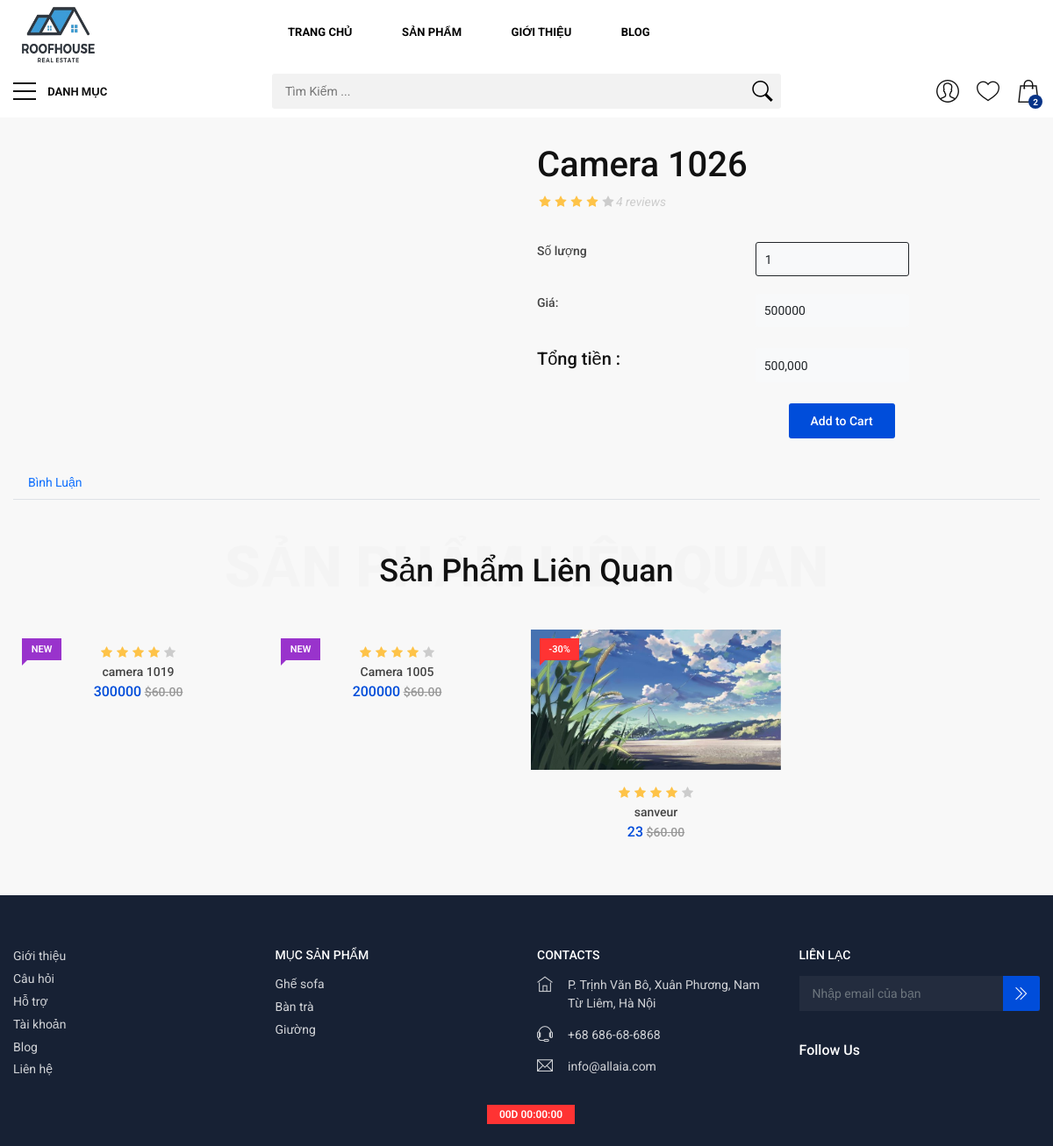
Screenshot of /index.php?act=spct&id=14 with the database file from the repository.
### tables this page shows
CREATE TABLE `sanpham` (
  `id` int(10) NOT NULL,
  `name` varchar(255) NOT NULL,
  `price` double(10,2) DEFAULT 0.00,
  `img` varchar(255) DEFAULT NULL,
  `mota` text DEFAULT NULL,
  `luotxem` int(10) NOT NULL DEFAULT 0,
  `iddm` int(10) NOT NULL
);

### model/pdo.php (called while the page is built, shortened)
<?php
function pdo_get_connection(){
    $servername = "localhost";
    $username = "root";
    $password = "";
    try {
        $conn = new PDO("mysql:host=$servername;dbname=du_an_1", $username, $password);
        $conn->setAttribute(PDO::ATTR_ERRMODE, PDO::ERRMODE_EXCEPTION);
        return $conn;
    } catch(PDOException $e) {
        echo "Connection failed: " . $e->getMessage();
    }
}
function pdo_query($sql){
    $sql_args=array_slice(func_get_args(),1);
    try{
        $conn=pdo_get_connection();
        $stmt=$conn->prepare($sql);
        $stmt->execute($sql_args);
        $rows=$stmt->fetchAll();
        return $rows;
    }
    catch(PDOException $e){
        throw $e;
    }
    finally{
        unset($conn);
    }
}
function pdo_query_one($sql){
    $sql_args=array_slice(func_get_args(),1);
    try{
        $conn=pdo_get_connection();
        $stmt=$conn->prepare($sql);
        $stmt->execute($sql_args);
        $row=$stmt->fetch(PDO::FETCH_ASSOC);
        return $row;
    }
    catch(PDOException $e){
        throw $e;
    }
    finally{
        unset($conn);
    }
}
?>

### model/sanpham.php (called while the page is built, shortened)
<?php
  function load_sanpham_cungloai($id,$iddm){
    $sql = "SELECT * FROM sanpham WHERE iddm=".$iddm." AND id <> ".$id;
    $listsanpham = pdo_query($sql);
    return $listsanpham;
  }
function loadspct($id) {
  $sql = "SELECT * FROM sanpham  where id=".$id;
  $spct = pdo_query_one($sql);
  return $spct;
}
?>

### view/chitietsanpham1.php (the view, shortened to what this page needs)
<div class="container margin_30">
	<div class="countdown_inner"> <div data-countdown="2020/05/15" class="countdown"></div>
	</div>
	<div class="row">
		<div class="col-lg-6 magnific-gallery">
			<p>
			</p>
		</div>
		<div class="col-lg-6" id="sidebar_fixed">
			<div class="prod_info">
				<h1><?= $spct['name'] ?></h1>
				<span class="rating"><i class="icon-star voted"></i><i class="icon-star voted"></i><i class="icon-star voted"></i><i class="icon-star voted"></i><i class="icon-star"></i><em>4 reviews</em></span>
				<div class="prod_options">
					<div class="row mb-1">
						<label class="col-xl-5 col-lg-5  col-md-6 col-6"><strong>Số lượng</strong></label>
						<div class="col-xl-4 col-lg-5 col-md-6 col-6">
							<div class="form-group">
								<input style="border: solid 1px ; background-color:#f8f9fa" onchange="calculateTotal()" type="number" id="quantity" class="form-control" value="1" min="1">
							</div>
						</div>
					</div>
				</div>
				<div class="row">
					<div class="col-xl-5 col-lg-5  col-md-6 col-6"><strong>Giá:</strong></div>
					<div class="col-xl-4 col-lg-5 col-md-6 col-6">
						<div class="price_main">
							<input style="border: none ; background-color:#f8f9fa" disabled class="form-control" id="price" value="<?= $spct['price'] ?>">
						</div>
					</div>
				</div>
			</div>
			<div class="row mt-4 product_actions">
				<div class="col-xl-5 col-lg-5  col-md-6 col-6">
					<h5>Tổng tiền :</h5>
				</div>
				<div class="col-xl-4 col-lg-5 col-md-6 col-6">
					<div class="price_main">
						<input style="border: none ; background-color:#f8f9fa" onchange="calculateTotal()" id="total" class="form-control" value="<?= number_format($spct['price'], 0, '.', ',') ?> " disabled>
					</div>
				</div>
				<div class="row mt-4">
					<div class="col-lg-6 col-md-6">
					</div>
					<div class="col-lg-6 col-md-6">
						<div class="btn_add_to_cart"><a href="#0" class="btn_1">Add to Cart</a></div>
					</div>
				</div>
			</div>
		</div>
	</div>
</div>
<div class="tabs_product">
	<div class="container">
		<ul class="nav nav-tabs" role="tablist">
			<li class="nav-item">
				<a id="tab-B" href="#pane-B" class="nav-link" data-bs-toggle="tab" role="tab">Bình Luận</a>
			</li>
		</ul>
	</div>
</div>
<?php if (isset($spct)) {
    $list_sp_cungloai = load_sanpham_cungloai($spct['id'], $spct['iddm']);
?>
<div class="container margin_60_35">
    <div class="main_title">
        <h2>Sản Phẩm Liên Quan</h2>
        <span>Sản Phẩm Liên Quan</span>
    </div>
    <div class="owl-carousel owl-theme products_carousel">
        <?php foreach ($list_sp_cungloai as $sp) { ?>
            <div class="item">
                <div class="grid_item">
                    <span class="ribbon new">New</span>
                    <figure>
							<span class="ribbon off">-30%</span>
							<a href="index.php?act=spct&id=<?= $sp['id']?>">
                            <img class="owl-lazy" src="./upload/<?= $sp['img'] ?>" data-src="./upload/<?=$sp['img']?>" alt="">
                        </a>
                    </figure>
                    <div class="rating"><i class="icon-star voted"></i><i class="icon-star voted"></i><i class="icon-star voted"></i><i class="icon-star voted"></i><i class="icon-star"></i></div>
                    <a href="">
                        <h3><?= $sp['name'] ?></h3>
                    </a>
                    <div class="price_box">
                        <span class="new_price"><?= $sp['price'] ?></span>
							<span class="old_price">$60.00</span>
                    </div>
                </div>
            </div>
        <?php } ?>
    </div>
</div>
<?php } ?>

### view/header.php (shortened to what this page needs)
<!DOCTYPE html>
<html lang="en">
<head>
	<link href="https://cdn.jsdelivr.net/npm/bootstrap@5.3.2/dist/css/bootstrap.min.css" rel="stylesheet">
	<link rel="stylesheet" href="https://cdnjs.cloudflare.com/ajax/libs/font-awesome/6.4.2/css/all.min.css" />
	<link href="css/bootstrap.min.css" rel="stylesheet">
	<link href="css/style.css" rel="stylesheet">
	<link href="css/home_1.css" rel="stylesheet">
	<link href="css/listing.css" rel="stylesheet">
	<link href="css/account.css" rel="stylesheet">
	<link href="css/custom.css" rel="stylesheet">
	<link href="css/blog.css" rel="stylesheet">
	<link rel="stylesheet" href="css/cart.css">
</head>
<body>
	<div id="page">
		<header class="version_1">
			<div class="main_header" style="background-color: white; ">
				<div class="container">
					<div class="row small-gutters">
						<div class="col-xl-3 col-lg-3 d-lg-flex align-items-center">
							<div id="logo">
								<a href="index.php"><img src="img/logoduan.png" alt="" style="width: 8.5vw; height: 6.2vw;"></a>
							</div>
						</div>
						<nav class="col-xl-6 col-lg-7">
							<div class="main-menu">
								<ul style="color: black;">
									<li class="submenu">
										<a href="index.php" class="show-submenu-mega" style="color: black;">Trang chủ</a>
									</li>
									<li class="megamenu submenu">
										<a href="index.php?act=sanpham" class="show-submenu-mega" style="color: black;">Sản Phẩm</a>
									</li>
									<li class="submenu">
										<a href="index.php?act=gioithieu" class="show-submenu" style="color: black;">Giới Thiệu</a>
									</li>
									<li>
										<a href="index.php?act=blog" style="color: black;">Blog</a>
									</li>
								</ul>
							</div>
						</nav>
					</div>
				</div>
			</div>
			<div class="main_nav Sticky">
				<div class="container">
					<div class="row small-gutters">
						<div class="col-xl-3 col-lg-3 col-md-3">
							<nav class="categories">
								<ul class="clearfix">
									<li><span>
											<a href="#">
												<span class="hamburger hamburger--spin">
													<span class="hamburger-box">
														<span class="hamburger-inner"></span>
													</span>
												</span>
												Danh Mục
											</a>
										</span>
									</li>
								</ul>
							</nav>
						</div>
						<div class="col-xl-6 col-lg-7 col-md-6 d-none d-md-block">
							<div class="custom-search-input">
								<form action="index.php" method="GET">
								<input type="text" placeholder="Tìm Kiếm ..." name="kyw" >
								<button type="submit" name="tk"><i class="header-icon_search_custom"></i></button>
								</form>
							</div>
						</div>
						<div class="col-xl-3 col-lg-2 col-md-3">
							<ul class="top_tools">
								<li>
									<div class="dropdown dropdown-cart">
										<a href="cart.html" class="cart_bt"><strong>2</strong></a>
									</div>
								</li>
								<li>
									<a href="#0" class="wishlist"><span>Wishlist</span></a>
								</li>
								<li>
									<div class="dropdown dropdown-access">
										<a href="#" class="access_link"><span>Account</span></a>
									</div>
								</li>
						</div>
					</div>
		</header>

### index.php (shortened to what this page needs)
<?php
include "./model/pdo.php";
include "./model/sanpham.php";
include "view/header.php";
if (isset($_GET['act']) && ($_GET['act'] != "")){
  $act =$_GET['act'];
  switch($act){
      case "spct":
        if(isset($_GET['id'])&& ($_GET['id']>0) ){
          $id= $_GET['id'];
        $spct = loadspct($id);
      }
        include "view/chitietsanpham1.php";
        break;
}
}else{
    $listsp = loadall_sanpham_home();
    include "view/home.php";
}
include "view/footer.php";
?>

### view/footer.php (shortened to what this page needs)
<footer>
		<div class="container">
			<div class="row">
				<div class="col-lg-3 col-md-6">
					<div class="collapse dont-collapse-sm links" id="collapse_1">
						<ul>
							<li><a href="about.html">Giới thiệu</a></li>
							<li><a href="help.html">Câu hỏi</a></li>
							<li><a href="help.html">Hỗ trợ</a></li>
							<li><a href="account.html">Tài khoản</a></li>
							<li><a href="blog.html">Blog</a></li>
							<li><a href="contacts.html">Liên hệ</a></li>
						</ul>
					</div>
				</div>
				<div class="col-lg-3 col-md-6">
					<h3 data-bs-target="#collapse_2">Mục sản phẩm</h3>
					<div class="collapse dont-collapse-sm links" id="collapse_2">
						<ul>
							<li><a href="listing-grid-1-full.html">Ghế sofa</a></li>
							<li><a href="listing-grid-2-full.html">Bàn trà</a></li>
							<li><a href="listing-grid-1-full.html">Giường</a></li>
						</ul>
					</div>
				</div>
				<div class="col-lg-3 col-md-6">
						<h3 data-bs-target="#collapse_3">Contacts</h3>
					<div class="collapse dont-collapse-sm contacts" id="collapse_3">
						<ul>
							<li><i class="ti-home"></i>P. Trịnh Văn Bô, Xuân Phương, Nam Từ Liêm, Hà Nội</li>
							<li><i class="ti-headphone-alt"></i>+68 686-68-6868</li>
							<li><i class="ti-email"></i><a href="#0">info@allaia.com</a></li>
						</ul>
					</div>
				</div>
				<div class="col-lg-3 col-md-6">
						<h3 data-bs-target="#collapse_4">Liên lạc</h3>
					<div class="collapse dont-collapse-sm" id="collapse_4">
						<div id="newsletter">
						    <div class="form-group">
						        <input type="email" name="email_newsletter" id="email_newsletter" class="form-control" placeholder="Nhập email của bạn">
						        <button type="submit" id="submit-newsletter"><i class="ti-angle-double-right"></i></button>
						    </div>
						</div>
						<div class="follow_us">
							<h5>Follow Us</h5>
							<ul>
								<li><a href="#0"><img data-src="img/twitter_icon.svg" alt="" class="lazy"></a></li>
								<li><a href="#0"><img data-src="img/facebook_icon.svg" alt="" class="lazy"></a></li>
								<li><a href="#0"><img data-src="img/instagram_icon.svg" alt="" class="lazy"></a></li>
								<li><a href="#0"><img data-src="img/youtube_icon.svg" alt="" class="lazy"></a></li>
							</ul>
						</div>
					</div>
				</div>
			</div>
	</div>
</body>
</html>

### rows the page displays
sanpham: name "Camera 1026", price "500000", price "500,000"
sanpham: name "camera 1019", price "300000"
sanpham: name "Camera 1005", price "200000"
sanpham: img (picture), name "sanveur", price "23"
